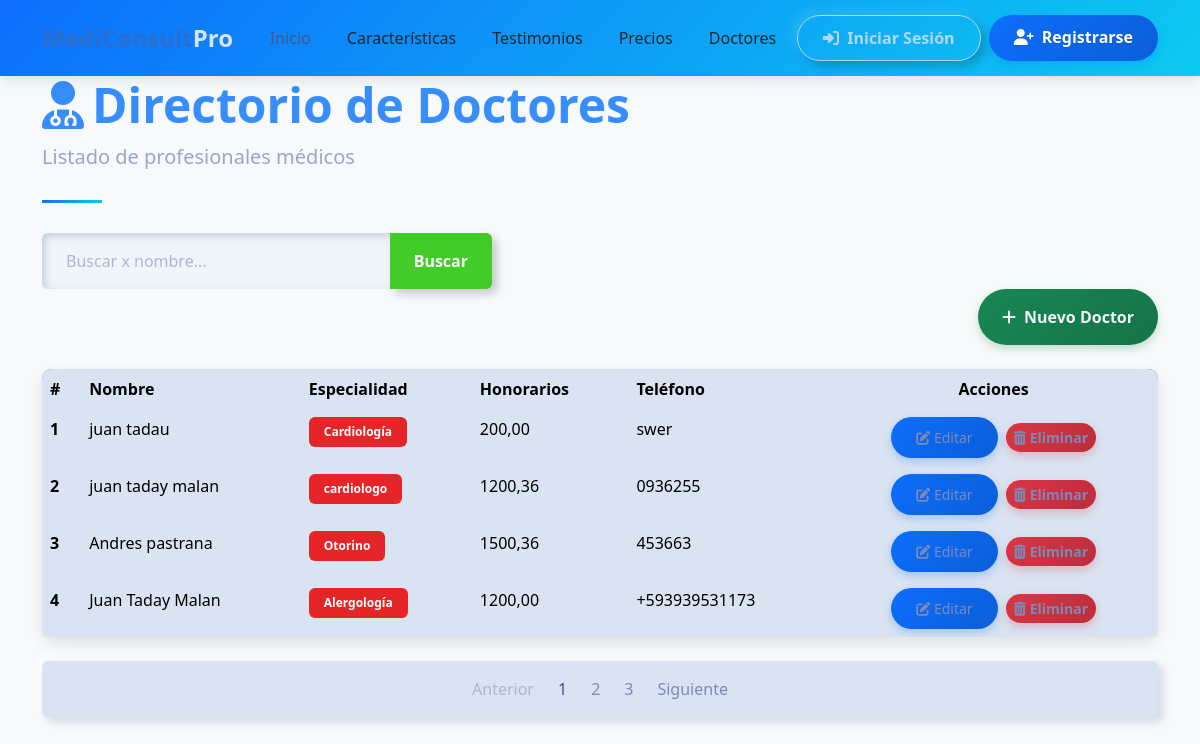
Page /clinic/doctor_list/ on the committed database.
### core/models.py (models this page shows)
class Doctor(models.Model):
    name = models.CharField(max_length=100)
    specialty = models.CharField(max_length=100, choices=SPECIALTY_CHOICES)
    honorarios = models.DecimalField(max_digits=7, decimal_places=2)
    phone = models.CharField(max_length=15)
    email = models.EmailField()
    address = models.CharField(max_length=255)

### core/views.py (the view)
# urls.py: path('doctor_list/',doctor_list, name='doctor_list'),
def doctor_list(request):
    q  = request.GET.get('q')
    if  q is None:
       doctors =  Doctor.objects.all()
    else :
        doctors = Doctor.objects.filter(name__icontains=q)
    data= {'doctors': doctors, 'Title': 'Listado de doctores'}
    return render (request, 'doctors/list_doctor.html', data)

### template/doctors/list_doctor.html (shortened to what this page needs)
{% extends "home.html" %}
{% load static %}
{% block extra_css %}
<link href={% static 'css/tablestyle.css' %} rel="stylesheet">
{% endblock %}
{% block content %}
<div class="container">
    <header class="page-header">
        <h1 class="display-5 fw-bold text-primary">
            <i class="fas fa-user-md me-2"></i>Directorio de Doctores
        </h1>
        <p class="lead text-muted">Listado de profesionales médicos</p>
    </header>
    <form action="" style="max-width: 450px;">
        <div class="input-group">
            <input type="text" class="form-control" placeholder="Buscar x nombre..." name="q"
                value="{{ request.GET.q }}">
            <button class="btn btn-outline-success" data-bs-toggle="tooltip"
                data-bs-title="Escriba parte del apellido y click en buscar">
                Buscar
            </button>
        </div>
    </form>
    <div class="d-flex justify-content-end mb-4">
        <a href="#" class="btn btn-success text-light" id="btnNewDoctor">
            <i class="fas fa-plus me-2"></i>Nuevo Doctor
        </a>
    </div>
    <div class="card mb-4">
        <div class="card-body p-0">
            <div class="table-responsive">
                <table class="table table-hover mb-0">
                    <thead>
                        <tr>
                            <th scope="col">#</th>
                            <th scope="col">Nombre</th>
                            <th scope="col">Especialidad</th>
                            <th scope="col">Honorarios</th>
                            <th scope="col">Teléfono</th>
                            <th scope="col" class="text-center">Acciones</th>
                        </tr>
                    </thead>
                    <tbody>
                        {% for doctor in doctors %}
                        <tr>
                            <th scope="row">{{doctor.id}}</th>
                            <td>{{doctor.name}}</td>
                            <td>
                                <span class="badge bg-danger">{{doctor.specialty}}</span>
                            </td>
                            <td>{{doctor.honorarios}}</td>
                            <td>{{doctor.phone}}</td>
                            <td class="text-center">
                                <button type="button" class="btn btn-sm btn-primary me-1 btn-edit-doctor" data-id="{{ doctor.id }}">
                                    <i class="fas fa-edit"></i> Editar
                                </button>
                                <a href="{% url 'core:doctor_delete' doctor.id %}" class="btn btn-sm btn-danger">
                                    <i class="fas fa-trash-alt"></i> Eliminar
                                </a>
                            </td>
                        </tr>
                        {% endfor %}
                    </tbody>
                </table>
            </div>
        </div>
    </div>
    <nav aria-label="Page navigation" class="mb-4">
        <ul class="pagination justify-content-center">
            <li class="page-item disabled">
                <a class="page-link" href="#" tabindex="-1" aria-disabled="true">Anterior</a>
            </li>
            <li class="page-item active"><a class="page-link" href="#">1</a></li>
            <li class="page-item"><a class="page-link" href="#">2</a></li>
            <li class="page-item"><a class="page-link" href="#">3</a></li>
            <li class="page-item">
                <a class="page-link" href="#">Siguiente</a>
            </li>
        </ul>
    </nav>
</div>
{% endblock %}

### template/home.html (shortened to what this page needs)
{% extends 'layouts/base.html' %}
{% load static %}

### template/layouts/base.html (shortened to what this page needs)
{% load static %}
<!DOCTYPE html>
<html lang="es">
<head>
  <link href="{% static 'css/bootstrap.min.css' %}" rel="stylesheet">
  <link href="https://cdnjs.cloudflare.com/ajax/libs/font-awesome/6.4.0/css/all.min.css" rel="stylesheet">
  <link href={% static 'css/styles.css' %} rel="stylesheet">
  {% block extra_css %}
  {% endblock %}
</head>
<body>
    <nav class="navbar navbar-expand-lg navbar-light bg-white sticky-top">
      <div class="container">
       <a class="navbar-brand" href="{% url 'home' %}">MediConsult<span class="text-secondary">Pro</span></a>
        <div class="collapse navbar-collapse" id="navbarNav">
          <ul class="navbar-nav mx-auto">
            <li class="nav-item">
              <a class="nav-link active" href="#">Inicio</a>
            </li>
            <li class="nav-item">
              <a class="nav-link" href="#">Características</a>
            </li>
            <li class="nav-item">
              <a class="nav-link" href="#">Testimonios</a>
            </li>
            <li class="nav-item">
              <a class="nav-link" href="#">Precios</a>
            </li>
            <li class="nav-item">
              <a class="nav-link" href={% url 'core:doctor_list' %}>Doctores</a>
            </li>
          </ul>
          <div class="d-flex">
              <a href="#" class="btn btn-outline-primary me-2 text-nowrap">
                  <i class="fas fa-sign-in-alt me-1"></i> Iniciar Sesión
                  </a>
                  <a href="#" class="btn btn-primary text-nowrap">
                      <i class="fas fa-user-plus me-1"></i> Registrarse
              </a>
            </div>
        </div>
      </div>
    </nav>
    {% block content %}
    {% endblock content %}
</body>

### static/css/styles.css (style rules this page uses)
:root { --primary-color: #2c6ecd; --secondary-color: #19b3b3; --accent-color: #f8f9fa; --login-color: #b5d6f7; --dark-color: #212529; --text-color: #495057; }
body { font-family: 'Poppins', sans-serif; color: var(--text-color); overflow-x: hidden; }
.navbar { box-shadow: 0 2px 15px rgba(0, 0, 0, 0.1); padding: 15px 0; }
.navbar-brand { font-weight: 700; color: var(--primary-color); font-size: 1.5rem; }
.nav-link { font-weight: 500; color: var(--dark-color); margin: 0 10px; transition: all 0.3s ease; }
.nav-link:hover, .nav-link.active { color: var(--primary-color); }
.navbar .btn-outline-primary { color: var(--login-color); border-color: var(--login-color); border-style: solid; border-width: 1px; background-color: transparent; font-weight: 600; }
.navbar .btn-primary { background-color: var(--primary-color); color: white; font-weight: 600; text-shadow: 0 1px 1px rgba(0,0,0,0.1); }
.btn-primary { background-color: var(--primary-color); border-color: var(--primary-color); padding: 10px 25px; border-radius: 50px; font-weight: 500; transition: all 0.3s ease; }
.btn-outline-primary { border-color: var(--primary-color); color: var(--primary-color); padding: 10px 25px; border-radius: 50px; font-weight: 500; transition: all 0.3s ease; }

### static/css/tablestyle.css (style rules this page uses)
body { background-color: #f8f9fa; font-family: 'Segoe UI', Tahoma, Geneva, Verdana, sans-serif; }
.navbar { background: linear-gradient(135deg, #0d6efd, #0dcaf0); box-shadow: 0 4px 12px rgba(0,0,0,0.1); }
.card { border-radius: 10px; box-shadow: 0 6px 15px rgba(0,0,0,0.1); transition: transform 0.3s, box-shadow 0.3s; }
.btn-primary { background: linear-gradient(135deg, #0d6efd, #0b5ed7); border: none; box-shadow: 0 4px 8px rgba(13, 110, 253, 0.25); transition: all 0.3s; }
.btn-success { background: linear-gradient(135deg, #198754, #157347); border: none; box-shadow: 0 4px 8px rgba(25, 135, 84, 0.25); transition: all 0.3s; }
.btn-danger { background: linear-gradient(135deg, #dc3545, #bb2d3b); border: none; box-shadow: 0 4px 8px rgba(220, 53, 69, 0.25); transition: all 0.3s; }
.table { border-radius: 10px; overflow: hidden; box-shadow: 0 5px 15px rgba(0,0,0,0.08); }
.table thead { background: linear-gradient(135deg, #6c757d, #495057); color: white; }
.table tbody tr { transition: background-color 0.3s; }
.page-header { position: relative; margin-bottom: 30px; padding-bottom: 15px; }
.page-header:after { content: ''; position: absolute; bottom: 0; left: 0; width: 60px; height: 3px; background: linear-gradient(135deg, #0d6efd, #0dcaf0); }

### rows in the picture
Doctor: id "1", name "juan tadau", specialty "Cardiología", honorarios "200,00", phone "swer"
Doctor: id "2", name "juan taday malan", specialty "cardiologo", honorarios "1200,36", phone "0936255"
Doctor: id "3", name "Andres pastrana", specialty "Otorino", honorarios "1500,36", phone "453663"
Doctor: id "4", name "Juan Taday Malan", specialty "Alergología", honorarios "1200,00", phone "+593939531173"
